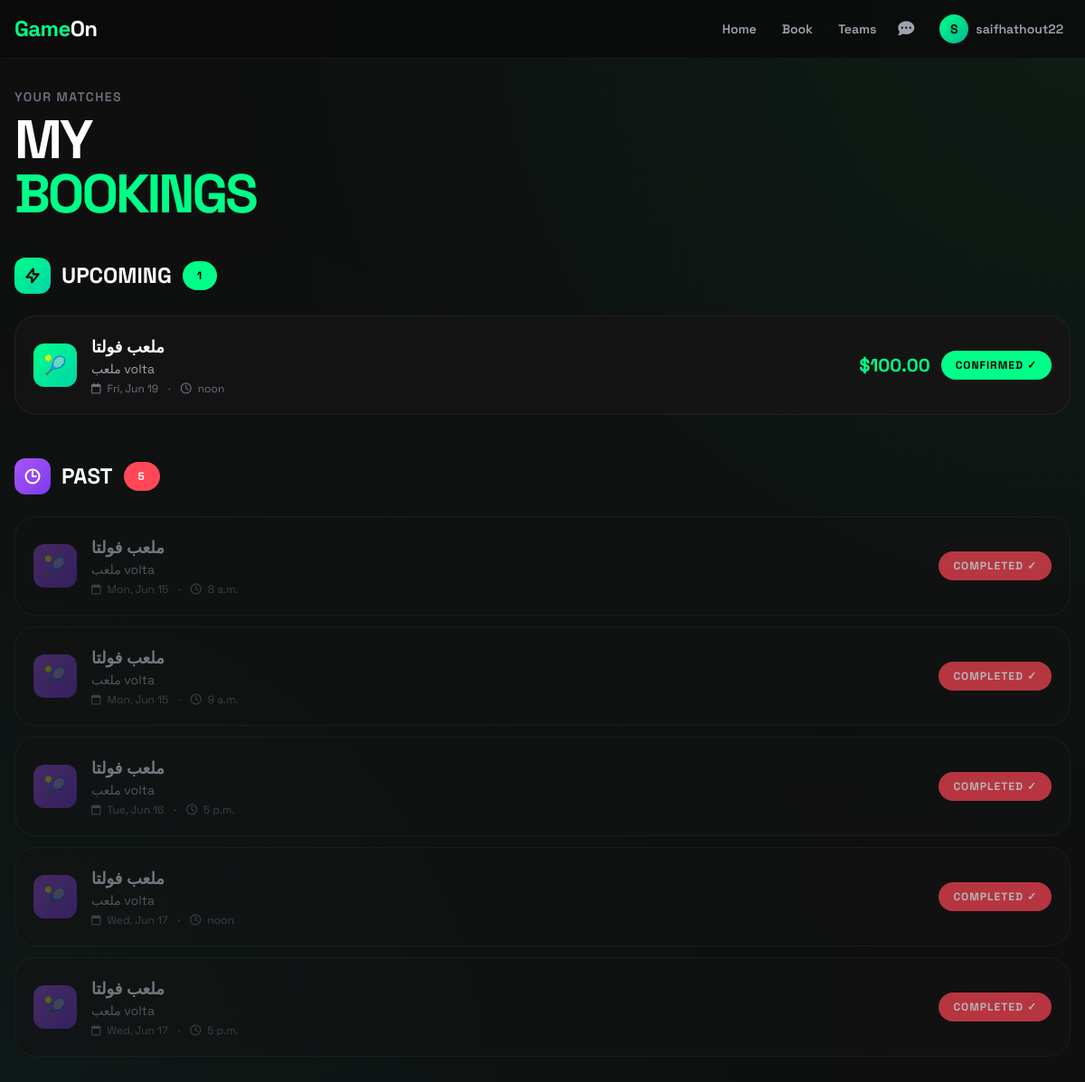
The app's page /booking/history/ (signed in) with its own data.
### accounts/models.py (models this page shows, shortened)
class User(AbstractBaseUser, PermissionsMixin):
    ROLE_CHOICES = [
        ('PLAYER', 'Player'),
        ('VENUE_OWNER', 'Venue Owner'),
        ('ADMIN', 'Admin'),
    ]
    email = models.EmailField(unique=True, db_index=True)
    username = models.CharField(max_length=50, unique=True, null=True, blank=True)
    role = models.CharField(max_length=20, choices=ROLE_CHOICES, default='PLAYER')
    is_active = models.BooleanField(default=True)
    is_staff = models.BooleanField(default=False)
    date_joined = models.DateTimeField(default=timezone.now)
    objects = UserManager()
    USERNAME_FIELD = 'email'
    REQUIRED_FIELDS = []
    class Meta:
        indexes = [
            models.Index(fields=['email']),
            models.Index(fields=['role']),
        ]
    @property
    def is_player(self):
        return self.role == 'PLAYER'

### venues/models.py (models this page shows, shortened)
class Booking(models.Model):
    STATUS_CHOICES = [
        ('PENDING', 'Pending'),
        ('CONFIRMED', 'Confirmed'),
        ('REJECTED', 'Rejected'),
        ('CANCELLED', 'Cancelled'),
    ]
    field = models.ForeignKey(Field, on_delete=models.CASCADE, related_name='bookings')
    player = models.ForeignKey(settings.AUTH_USER_MODEL, on_delete=models.CASCADE, related_name='bookings')
    slot = models.ForeignKey(VenueSlot, on_delete=models.CASCADE, related_name='bookings')
    booking_date = models.DateField()
    start_time = models.TimeField()
    end_time = models.TimeField()
    status = models.CharField(max_length=20, choices=STATUS_CHOICES, default='CONFIRMED')
    notes = models.TextField(blank=True, null=True)
    created_at = models.DateTimeField(auto_now_add=True)
    class Meta:
        indexes = [
            models.Index(fields=['booking_date', 'status']),
            models.Index(fields=['player', '-created_at']),
            models.Index(fields=['field', 'booking_date']),
        ]
        ordering = ['-created_at']

class Field(models.Model):
    venue = models.ForeignKey(Venue, on_delete=models.CASCADE, related_name='fields')
    name = models.CharField(max_length=200)
    sport_type = models.CharField(max_length=20, choices=Venue.SPORT_CHOICES)
    description = models.TextField(blank=True)
    price_per_hour = models.DecimalField(max_digits=10, decimal_places=2, validators=[MinValueValidator(0)])
    is_active = models.BooleanField(default=True)
    created_at = models.DateTimeField(auto_now_add=True)
    class Meta:
        indexes = [
            models.Index(fields=['venue', 'is_active']),
            models.Index(fields=['sport_type']),
        ]

class Venue(models.Model):
    SPORT_CHOICES = [
        ('FOOTBALL', 'Football'),
        ('CRICKET', 'Cricket'),
        ('BASKETBALL', 'Basketball'),
        ('TENNIS', 'Tennis'),
        ('BADMINTON', 'Badminton'),
        ('VOLLEYBALL', 'Volleyball'),
    ]
    owner = models.ForeignKey(settings.AUTH_USER_MODEL, on_delete=models.CASCADE, related_name='venues')
    name = models.CharField(max_length=200)
    address = models.TextField()
    city = models.CharField(max_length=100)
    sport_type = models.CharField(max_length=20, choices=SPORT_CHOICES)
    description = models.TextField(blank=True)
    created_at = models.DateTimeField(auto_now_add=True)

### booking/views.py (the view)
# urls.py: path('history/', views.booking_history, name='history'),
@player_required
def booking_history(request):
    from datetime import date, datetime
    today = date.today()
    now = datetime.now().time()
    all_bookings = Booking.objects.select_related(
        'field', 'field__venue', 'player'
    ).filter(player=request.user).order_by('booking_date', 'start_time')
    upcoming_bookings = []
    past_bookings = []
    for booking in all_bookings:
        if booking.booking_date > today:
            upcoming_bookings.append(booking)
        elif booking.booking_date == today:
            booking_time = datetime.strptime(str(booking.start_time), '%H:%M:%S').time()
            if booking_time >= now:
                upcoming_bookings.append(booking)
            else:
                past_bookings.append(booking)
        else:
            past_bookings.append(booking)
    return render(request, 'booking/booking_history.html', {
        'upcoming_bookings': upcoming_bookings,
        'past_bookings': past_bookings,
    })

### booking/templates/booking/booking_history.html (shortened to what this page needs)
{% extends 'base.html' %}
{% block content %}
<div class="animate-fade-up">
    <div class="mb-10">
        <p class="text-sm text-gray-500 font-semibold tracking-widest uppercase mb-2">Your Matches</p>
        <h1 class="text-5xl md:text-6xl font-black tracking-tighter">
            MY<br><span class="text-[#00FF88]">BOOKINGS</span>
        </h1>
    </div>
    <div class="mb-12">
        <h2 class="text-2xl font-extrabold mb-6 flex items-center">
            <span class="card-icon-energy icon-green w-10 h-10 rounded-xl flex items-center justify-center mr-3">
                <svg class="w-5 h-5 text-black" fill="none" stroke="currentColor" viewBox="0 0 24 24">
                    <path stroke-linecap="round" stroke-linejoin="round" stroke-width="2.5" d="M13 10V3L4 14h7v7l9-11h-7z"/>
                </svg>
            </span>
            UPCOMING
            <span class="badge-fire badge-green text-xs ml-3">{{ upcoming_bookings|length }}</span>
        </h2>
        {% if upcoming_bookings %}
            <div class="space-y-3">
                {% for booking in upcoming_bookings %}
                    <div class="energy-card p-5 flex flex-col md:flex-row justify-between items-start md:items-center gap-4">
                        <div class="flex items-center space-x-4">
                            <div class="card-icon-energy icon-green w-12 h-12 rounded-xl flex items-center justify-center text-xl">
                                {% if booking.field.sport_type == 'FOOTBALL' %}⚽
                                {% elif booking.field.sport_type == 'CRICKET' %}🏏
                                {% elif booking.field.sport_type == 'BASKETBALL' %}🏀
                                {% elif booking.field.sport_type == 'TENNIS' %}🎾
                                {% else %}🏟️{% endif %}
                            </div>
                            <div>
                                <h3 class="font-bold text-lg">{{ booking.field.name }}</h3>
                                <p class="text-sm text-gray-400">{{ booking.field.venue.name }}</p>
                                <p class="text-xs text-gray-500 mt-1">
                                    <i class="far fa-calendar mr-1"></i> {{ booking.booking_date|date:"D, M j" }}
                                    <span class="mx-2">·</span>
                                    <i class="far fa-clock mr-1"></i> {{ booking.start_time }}
                                </p>
                            </div>
                        </div>
                        <div class="flex items-center space-x-3">
                            <span class="text-xl font-black text-[#00FF88]">${{ booking.field.price_per_hour }}</span>
                            <span class="badge-fire badge-green text-xs">CONFIRMED ✓</span>
                        </div>
                    </div>
                {% endfor %}
            </div>
        {% else %}
            <div class="energy-card p-10 text-center">
                <span class="text-4xl mb-3 block">📅</span>
                <p class="text-gray-400">No upcoming bookings</p>
                <a href="{% url 'booking:browse' %}" class="btn-fire inline-block mt-4 text-sm">BOOK A FIELD</a>
            </div>
        {% endif %}
    </div>
    <div>
        <h2 class="text-2xl font-extrabold mb-6 flex items-center">
            <span class="card-icon-energy icon-purple w-10 h-10 rounded-xl flex items-center justify-center mr-3">
                <svg class="w-5 h-5 text-white" fill="none" stroke="currentColor" viewBox="0 0 24 24">
                    <path stroke-linecap="round" stroke-linejoin="round" stroke-width="2.5" d="M12 6v6h4.5m4.5 0a9 9 0 11-18 0 9 9 0 0118 0z"/>
                </svg>
            </span>
            PAST
            <span class="badge-fire badge-red text-xs ml-3">{{ past_bookings|length }}</span>
        </h2>
        {% if past_bookings %}
            <div class="space-y-3 opacity-70">
                {% for booking in past_bookings %}
                    <div class="energy-card p-5 flex flex-col md:flex-row justify-between items-start md:items-center gap-4">
                        <div class="flex items-center space-x-4">
                            <div class="card-icon-energy icon-purple w-12 h-12 rounded-xl flex items-center justify-center text-xl opacity-50">
                                {% if booking.field.sport_type == 'FOOTBALL' %}⚽
                                {% elif booking.field.sport_type == 'CRICKET' %}🏏
                                {% elif booking.field.sport_type == 'BASKETBALL' %}🏀
                                {% elif booking.field.sport_type == 'TENNIS' %}🎾
                                {% else %}🏟️{% endif %}
                            </div>
                            <div>
                                <h3 class="font-bold text-lg text-gray-400">{{ booking.field.name }}</h3>
                                <p class="text-sm text-gray-500">{{ booking.field.venue.name }}</p>
                                <p class="text-xs text-gray-600 mt-1">
                                    <i class="far fa-calendar mr-1"></i> {{ booking.booking_date|date:"D, M j" }}
                                    <span class="mx-2">·</span>
                                    <i class="far fa-clock mr-1"></i> {{ booking.start_time }}
                                </p>
                            </div>
                        </div>
                        <span class="badge-fire badge-red text-xs">COMPLETED ✓</span>
                    </div>
                {% endfor %}
            </div>
        {% else %}
            <div class="energy-card p-10 text-center">
                <span class="text-4xl mb-3 block">📭</span>
                <p class="text-gray-400">No past bookings</p>
            </div>
        {% endif %}
    </div>
</div>
{% endblock %}

### templates/navbar.html (shortened to what this page needs)
<nav class="border-b border-white/5 bg-black/80 backdrop-blur-xl sticky top-0 z-50">
    <div class="container mx-auto px-4 max-w-7xl">
        <div class="flex items-center justify-between h-16">
            <a href="/" class="flex items-center space-x-2">
                <span class="text-2xl font-extrabold tracking-tight">
                    <span class="text-[#00FF88]">Game</span><span class="text-white">On</span>
                </span>
            </a>
            {% if user.is_authenticated %}
            <div class="flex items-center space-x-3">
                <div class="hidden md:flex items-center space-x-1">
                    {% if user.is_player %}
                        <a href="{% url 'dashboard:player_dashboard' %}" class="px-3 py-2 text-sm font-semibold text-gray-400 hover:text-[#00FF88] rounded-xl hover:bg-white/5 transition">Home</a>
                        <a href="{% url 'booking:browse' %}" class="px-3 py-2 text-sm font-semibold text-gray-400 hover:text-[#00FF88] rounded-xl hover:bg-white/5 transition">Book</a>
                        <a href="{% url 'teams:find_players' %}" class="px-3 py-2 text-sm font-semibold text-gray-400 hover:text-[#00FF88] rounded-xl hover:bg-white/5 transition">Teams</a>
                        <a href="{% url 'teams:my_chats' %}" class="p-2 text-gray-400 hover:text-white hover:bg-white/5 rounded-xl transition">
                            <i class="fas fa-comment-dots text-lg"></i>
                        </a>
                    {% endif %}
                </div>
                <div class="relative">
                    <button onclick="document.getElementById('userDropdown').classList.toggle('hidden')"
                            class="flex items-center space-x-2 p-2 text-gray-400 hover:text-white rounded-xl hover:bg-white/5 transition">
                        <div class="w-8 h-8 rounded-full bg-gradient-to-br from-[#00FF88] to-[#00B894] flex items-center justify-center text-black font-bold text-sm">
                            {{ user.username|default:user.email|first|upper }}
                        </div>
                        <span class="hidden md:block text-sm font-semibold">{{ user.username }}</span>
                    </button>
                </div>
            </div>
            {% else %}
            <a href="{% url 'accounts:login' %}" class="btn-fire text-sm px-5 py-2.5">Sign In</a>
            {% endif %}
        </div>
    </div>
</nav>

### templates/base.html (style rules this page uses)
* { font-family: 'Space Grotesk', sans-serif; -webkit-font-smoothing: antialiased; }
body { background: #0F0F0F; color: #FFFFFF; overflow-x: hidden; position: relative; }
body::before { content: ''; position: fixed; inset: 0; background-image: url('https://images.unsplash.com/photo-1529900748604-07564a03e7a6?w=1920&q=80'); background-size: cover; background-position: center; background-repeat: no-repeat; opacity: 0.15; filter: brightness(0.7) saturate(1.2); z-index: 0; pointer-events: none; }
body::after { content: ''; position: fixed; inset: 0; background: radial-gradient(ellipse at top right, rgba(0, 255, 136, 0.06) 0%, transparent 60%), radial-gradient(ellipse at bottom left, rgba(0, 180, 148, 0.06) 0%, transparent 60%); z-index: 0; pointer-events: none; }
.energy-card { background: rgba(20, 20, 20, 0.85); backdrop-filter: blur(20px); border: 1px solid rgba(255, 255, 255, 0.06); border-radius: 24px; position: relative; overflow: hidden; transition: all 0.4s cubic-bezier(0.175, 0.885, 0.32, 1.275); }
.energy-card::before { content: ''; position: absolute; inset: 0; border-radius: 24px; background: linear-gradient(135deg, #00FF88, #00D4AA, #00B894, #00FF88); background-size: 400% 400%; opacity: 0; transition: opacity 0.4s ease; z-index: -1; animation: gradientShift 3s ease infinite; }
.card-icon-energy { width: 60px; height: 60px; border-radius: 18px; display: flex; align-items: center; justify-content: center; transition: all 0.4s cubic-bezier(0.175, 0.885, 0.32, 1.275); position: relative; }
.icon-green { background: linear-gradient(135deg, #00FF88, #00D4AA); color: #000; }
.icon-purple { background: linear-gradient(135deg, #A855F7, #7C3AED); color: #FFF; }
.badge-fire { padding: 8px 16px; border-radius: 100px; font-size: 11px; font-weight: 700; text-transform: uppercase; letter-spacing: 1px; }
.badge-green { background: #00FF88; color: #000; }
.badge-red { background: #FF4757; color: #FFF; }
nav { background: rgba(10, 10, 10, 0.8) !important; backdrop-filter: blur(20px) !important; border-bottom: 1px solid rgba(255, 255, 255, 0.05) !important; }
.animate-fade-up { animation: fadeUp 0.6s ease forwards; }

### records on screen
User: username|first "S", username "saifhathout22"
Booking: field.name "ملعب فولتا", field.venue.name "ملعب volta", booking_date "Fri, Jun 19", start_time "noon", field.price_per_hour "100.00"
Booking: field.name "ملعب فولتا", field.venue.name "ملعب volta", booking_date "Mon, Jun 15", start_time "8 a.m."
Booking: field.name "ملعب فولتا", field.venue.name "ملعب volta", booking_date "Mon, Jun 15", start_time "9 a.m."
Booking: field.name "ملعب فولتا", field.venue.name "ملعب volta", booking_date "Tue, Jun 16", start_time "5 p.m."
Booking: field.name "ملعب فولتا", field.venue.name "ملعب volta", booking_date "Wed, Jun 17", start_time "noon"
Booking: field.name "ملعب فولتا", field.venue.name "ملعب volta", booking_date "Wed, Jun 17", start_time "5 p.m."

### other values on screen
{{ upcoming_bookings|length }} "1"
{{ past_bookings|length }} "5"
